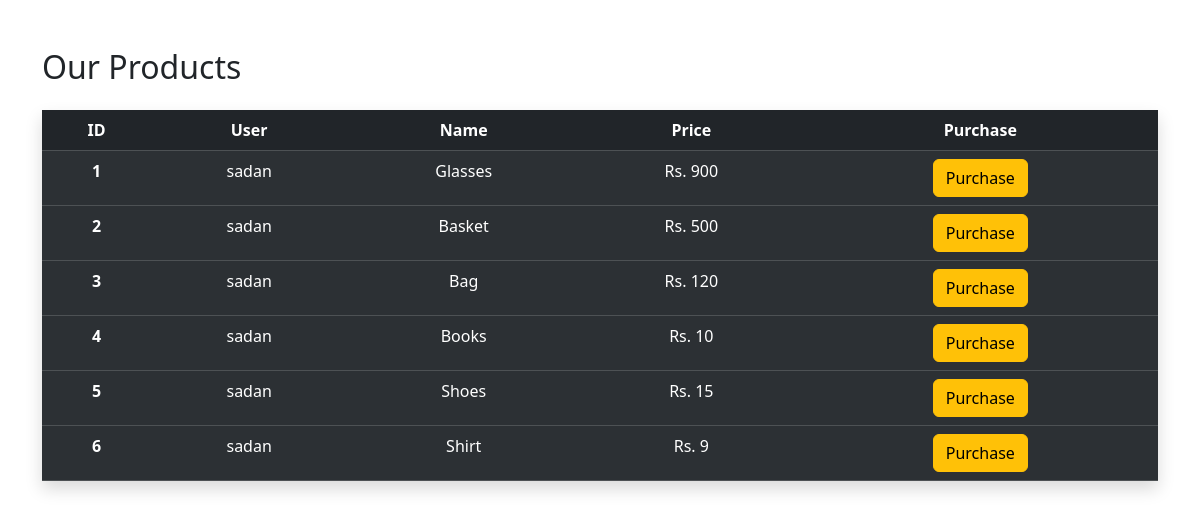
/my-products/, run on the app's committed database.
### Stripe_Project_App/models.py (models this page shows)
class Product(models.Model):
       user = models.ForeignKey(User, on_delete=models.CASCADE)
       name = models.CharField(default="", max_length=100)
       price = models.IntegerField()
       created_at = models.DateTimeField(auto_now_add=True)
       updated_at = models.DateTimeField(auto_now=True)

### Stripe_Project_App/views.py (the view)
# urls.py: path('my-products/', views.ShowProducts),
def ShowProducts(request):
    products = Product.objects.all()
    return render(request, 'home.html', {'products':products})

### templates/home.html (shortened to what this page needs)
<!doctype html>
<html lang="en">
<head>
       <link href="https://cdn.jsdelivr.net/npm/bootstrap@5.3.1/dist/css/bootstrap.min.css" rel="stylesheet"
>
</head>
<body>
       <div class="container mt-5 text-center">
              <h2 class="mb-4 text-start">Our Products</h2>
              <table class="table table-dark table-striped shadow">
                     <thead>
                            <tr>
                                   <th scope="col">ID</th>
                                   <th scope="col">User</th>
                                   <th scope="col">Name</th>
                                   <th scope="col">Price</th>
                                   <th scope="col">Purchase</th>
                            </tr>
                     </thead>
                     {% for prd in products %}
                     <form action="{% url 'stripe_payment' prd.id %}" method="post">
                            <tbody>
                                   <tr>
                                          <th scope="row">{{prd.id}}</th>
                                          <td>{{prd.user}}</td>
                                          <td>{{prd.name}}</td>
                                          <td>Rs. {{prd.price}}</td>
                                          <td>
                                                 <button class="btn btn-warning" type="submit">Purchase</button>
                                          </td>
                                   </tr>
                            </tbody>
                     </form>
                     {% endfor %}
              </table>
       </div>
</body>
</html>

### data on the page
Product: id "1", user "sadan", name "Glasses", price "900"
Product: id "2", user "sadan", name "Basket", price "500"
Product: id "3", user "sadan", name "Bag", price "120"
Product: id "4", user "sadan", name "Books", price "10"
Product: id "5", user "sadan", name "Shoes", price "15"
Product: id "6", user "sadan", name "Shirt", price "9"
